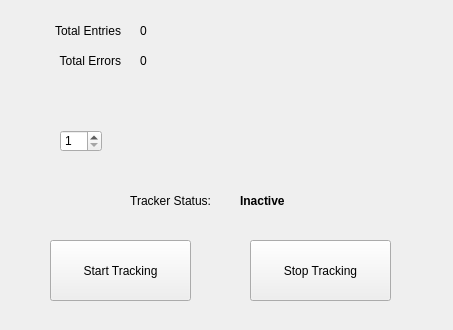
<?xml version="1.0" encoding="UTF-8"?>
<ui version="4.0">
 <class>AutoClockifyGUI</class>
 <widget class="QWidget" name="AutoClockifyGUI">
  <property name="windowModality">
   <enum>Qt::NonModal</enum>
  </property>
  <property name="geometry">
   <rect>
    <x>0</x>
    <y>0</y>
    <width>453</width>
    <height>330</height>
   </rect>
  </property>
  <property name="windowTitle">
   <string>AutoClockifyGUI</string>
  </property>
  <widget class="QPushButton" name="btnStartTracker">
   <property name="geometry">
    <rect>
     <x>50</x>
     <y>240</y>
     <width>141</width>
     <height>61</height>
    </rect>
   </property>
   <property name="text">
    <string>Start Tracking</string>
   </property>
  </widget>
  <widget class="QLabel" name="label">
   <property name="geometry">
    <rect>
     <x>20</x>
     <y>20</y>
     <width>101</width>
     <height>21</height>
    </rect>
   </property>
   <property name="text">
    <string>Total Entries</string>
   </property>
   <property name="alignment">
    <set>Qt::AlignRight|Qt::AlignTrailing|Qt::AlignVCenter</set>
   </property>
  </widget>
  <widget class="QLabel" name="label_2">
   <property name="geometry">
    <rect>
     <x>20</x>
     <y>50</y>
     <width>101</width>
     <height>21</height>
    </rect>
   </property>
   <property name="text">
    <string>Total Errors</string>
   </property>
   <property name="alignment">
    <set>Qt::AlignRight|Qt::AlignTrailing|Qt::AlignVCenter</set>
   </property>
   <property name="wordWrap">
    <bool>false</bool>
   </property>
  </widget>
  <widget class="QLabel" name="lblSuccessCount">
   <property name="geometry">
    <rect>
     <x>140</x>
     <y>20</y>
     <width>101</width>
     <height>21</height>
    </rect>
   </property>
   <property name="text">
    <string>0</string>
   </property>
   <property name="alignment">
    <set>Qt::AlignLeading|Qt::AlignLeft|Qt::AlignVCenter</set>
   </property>
  </widget>
  <widget class="QLabel" name="lblErrorCount">
   <property name="geometry">
    <rect>
     <x>140</x>
     <y>50</y>
     <width>101</width>
     <height>21</height>
    </rect>
   </property>
   <property name="text">
    <string>0</string>
   </property>
   <property name="alignment">
    <set>Qt::AlignLeading|Qt::AlignLeft|Qt::AlignVCenter</set>
   </property>
  </widget>
  <widget class="QPushButton" name="btnStopTracker">
   <property name="geometry">
    <rect>
     <x>250</x>
     <y>240</y>
     <width>141</width>
     <height>61</height>
    </rect>
   </property>
   <property name="text">
    <string>Stop Tracking</string>
   </property>
  </widget>
  <widget class="QLabel" name="label_3">
   <property name="geometry">
    <rect>
     <x>80</x>
     <y>190</y>
     <width>131</width>
     <height>21</height>
    </rect>
   </property>
   <property name="text">
    <string>Tracker Status:</string>
   </property>
   <property name="alignment">
    <set>Qt::AlignRight|Qt::AlignTrailing|Qt::AlignVCenter</set>
   </property>
  </widget>
  <widget class="QLabel" name="lblStatus">
   <property name="enabled">
    <bool>true</bool>
   </property>
   <property name="geometry">
    <rect>
     <x>240</x>
     <y>190</y>
     <width>131</width>
     <height>21</height>
    </rect>
   </property>
   <property name="font">
    <font>
     <weight>75</weight>
     <bold>true</bold>
    </font>
   </property>
   <property name="text">
    <string>Inactive</string>
   </property>
   <property name="alignment">
    <set>Qt::AlignLeading|Qt::AlignLeft|Qt::AlignVCenter</set>
   </property>
  </widget>
  <widget class="QSpinBox" name="spinBoxInterval">
   <property name="geometry">
    <rect>
     <x>60</x>
     <y>130</y>
     <width>42</width>
     <height>22</height>
    </rect>
   </property>
   <property name="minimum">
    <number>1</number>
   </property>
   <property name="maximum">
    <number>600</number>
   </property>
   <property name="singleStep">
    <number>30</number>
   </property>
  </widget>
 </widget>
 <resources/>
 <connections/>
</ui>
